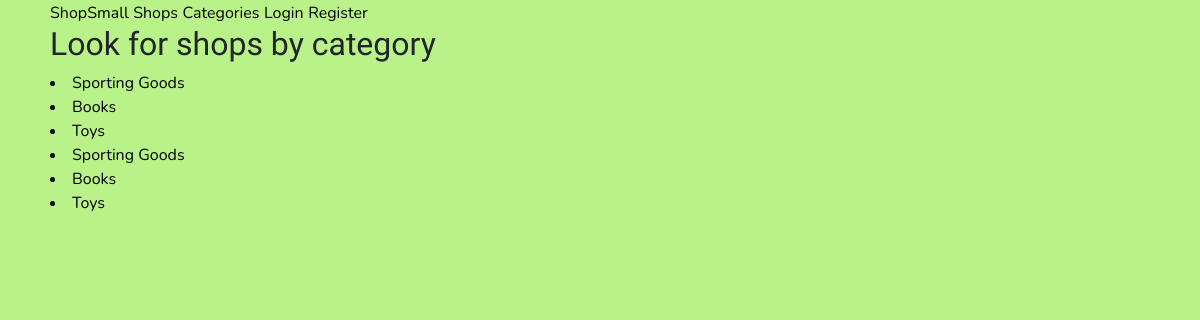
The page /categories on the database as committed earlier.
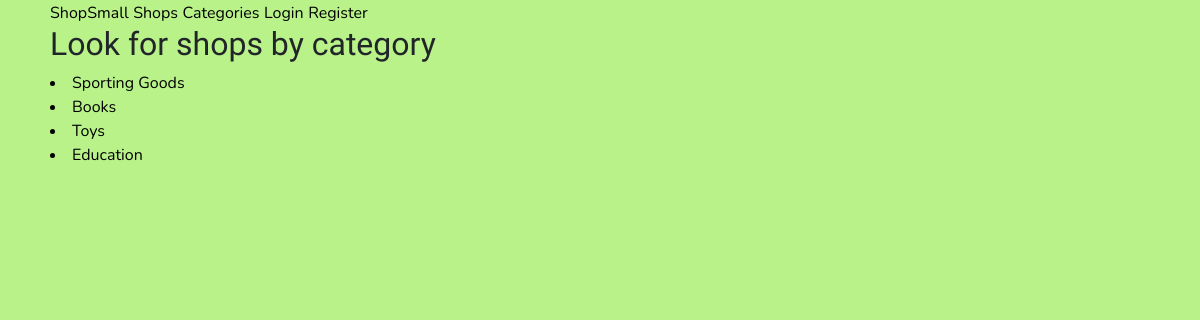
The same page on the database as committed later.
### app/models.py (models this page shows, shortened)
class Category(db.Model):
    id = db.Column(db.Integer, primary_key=True)
    name = db.Column(db.String(128))
    business= db.relationship("Business", backref= "Business", lazy= "dynamic")

### app/routes.py (the view)
@app.route('/categories')
def categories():
    categories = Category.query.all()
    category= {'name': categories}
    my_categories = []
    for category in categories:
        my_categories.append(category)
    return render_template('categories.html', categories=categories, category= category, my_categories= my_categories)

### app/templates/categories.html (shortened to what this page needs)
<!doctype html>
<html>
{% extends "base.html" %}
{% block content %}
    <h2>Look for shops by category</h2>
    {% for category in my_categories %}
        <li><a href="{{ url_for('category', name= category.name)}}">{{ category.name}}</a></li>
    {% endfor %}
{% endblock %}

Rows that differ between the two databases and show on the page:
removed Category: name "Books"
removed Category: name "Toys"
changed Category: name "Sporting Goods" → "Education"
